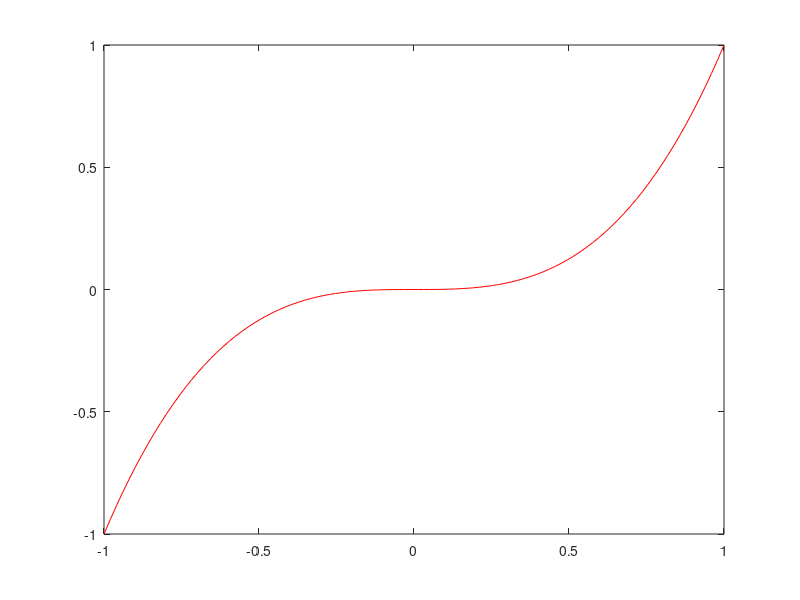

MATLAB code to generate this figure:
% Regression test function (black blox) for FreeMat v4.0
% This function is autogenerated by helpgen.
function bbtest_success = bbtest_polyval
  bbtest_success = 1;
NumErrors = 0;
try
  p = [1 0 0 0]

catch
  NumErrors = NumErrors + 1;
end
try
  x = linspace(-1,1);

catch
  NumErrors = NumErrors + 1;
end
try
  y = polyval(p,x);

catch
  NumErrors = NumErrors + 1;
end
try
  plot(x,y,'r-')

catch
  NumErrors = NumErrors + 1;
end
try
  mprint polyval1

catch
  NumErrors = NumErrors + 1;
end
if (NumErrors ~= 0) bbtest_success = 0; return; end
